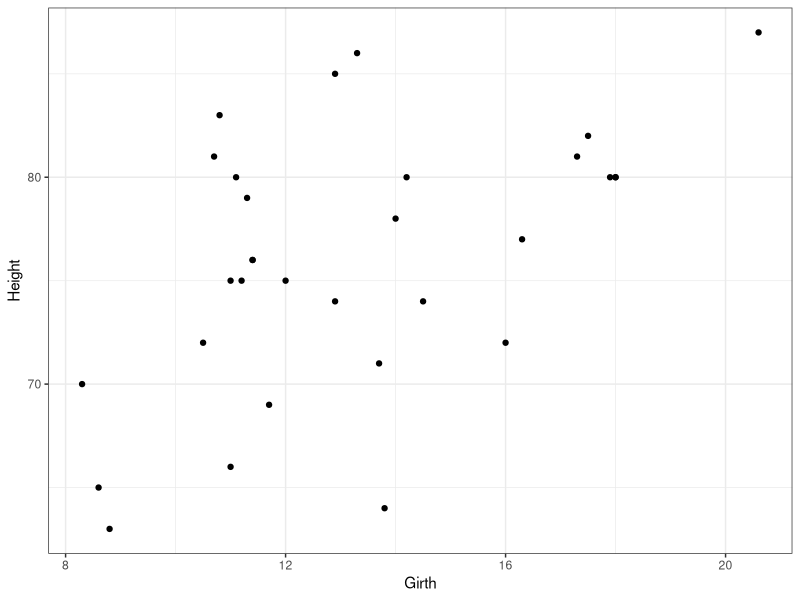
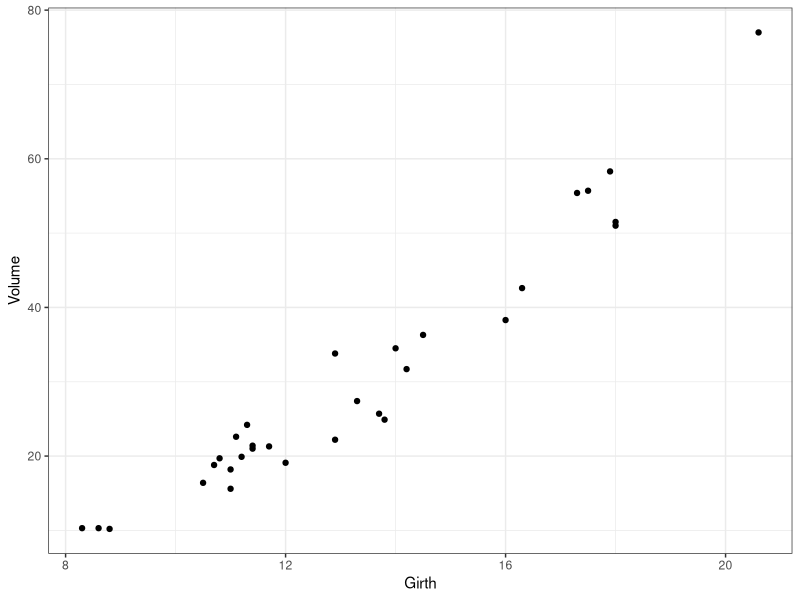
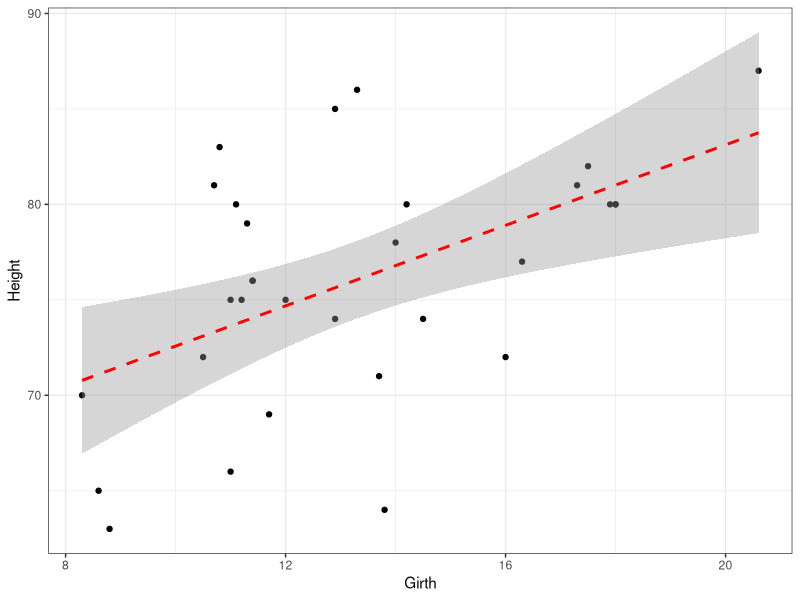
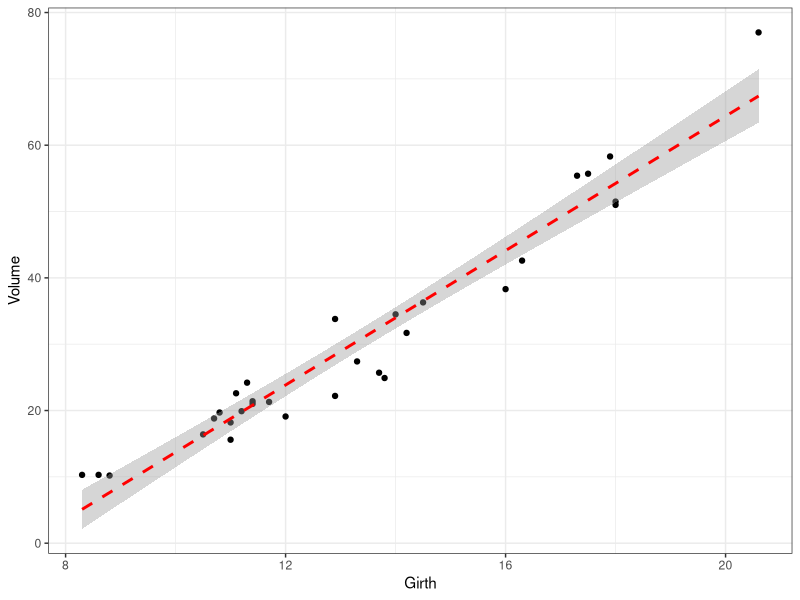
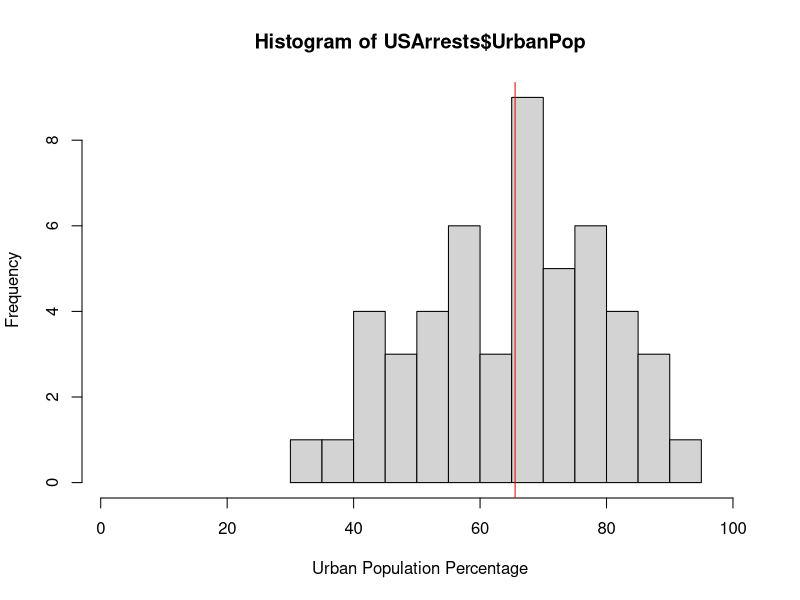
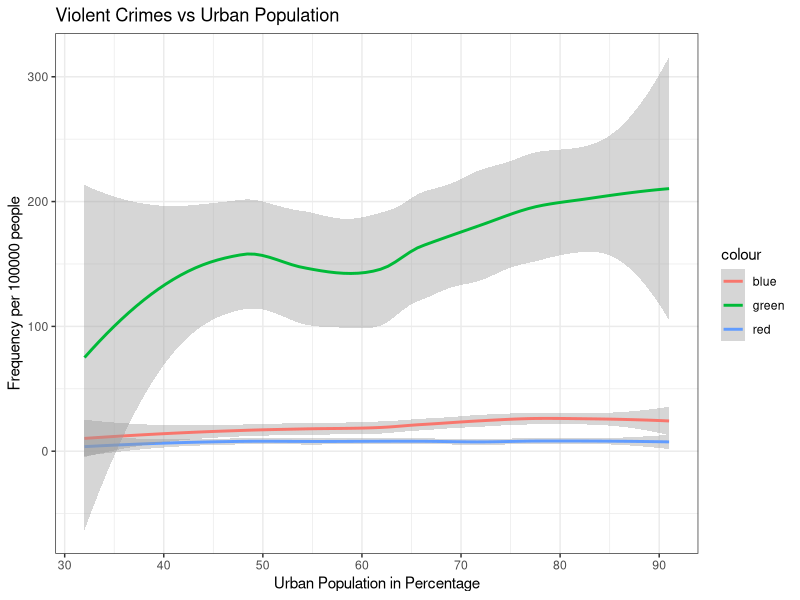

R code for these plots, in order:
## ---- chunk 1
# DO NOT TOUCH THIS CODE CHUNK
library(ggplot2)
library(tidyverse)
theme_set(theme_bw())
getwd()
## ---- chunk 2
trees1<-data.frame(trees)
printrows<-trees[1:6,]
printrows
## ---- chunk 3
names(trees)
## ---- chunk 4
nrow(trees)
ncol(trees)
## ---- chunk 5
ggplot(data=trees, aes(x=Girth, y=Height))+
  geom_point()

ggplot(data=trees, aes(x=Girth, y=Volume))+
  geom_point()
## ---- chunk 6
fit<-lm(Height~Girth, data=trees)
summary(fit, digits=2)
ggplot(data=trees, aes(x=trees$Girth,y=trees$Height))+
    geom_point()+
    geom_smooth(method="lm", lty=2, col="red")+
  xlab("Girth")+
  ylab("Height")

  
fit2<-lm(Volume~Girth, data=trees)
summary(fit2, digits=2)
ggplot(data=trees, aes(x=trees$Girth,y=trees$Volume))+
    geom_point()+
    geom_smooth(method="lm", lty=2, col="red")+
  xlab("Girth")+
  ylab("Volume")
## ---- chunk 7
printrows<-USArrests[1:3,]
printrows

## ---- chunk 8
mean(USArrests$Murder) #per 100000 people
## ---- chunk 9
which.max(USArrests$Assault)
USArrests[33,]
## ---- chunk 10
subsetpop<-subset(USArrests,UrbanPop >= 80)
subsetpop
## ---- chunk 11
nrow(subsetpop)
## ---- chunk 12
which.min(subsetpop$Rape)
subsetpop[10,]
## ---- chunk 13
subsetpop[order(-subsetpop$UrbanPop),]
## ---- chunk 14
subsetpop[order(subsetpop$UrbanPop, subsetpop$Murder, decreasing=c(T,F)),]
## ---- chunk 15
mean(USArrests$UrbanPop)
hist(USArrests$UrbanPop, breaks=12,xlim=c(1,100),xlab="Urban Population Percentage")
  abline(v=65.54, col="red")
## ---- chunk 16
ggplot(data=USArrests)+
  geom_smooth(data=USArrests, aes(x=USArrests$UrbanPop, y=USArrests$Murder, col="red"))+
  geom_smooth(data=USArrests, aes(x=USArrests$UrbanPop, y=USArrests$Rape, col="blue"))+
  geom_smooth(data=USArrests, aes(x=USArrests$UrbanPop, y=USArrests$Assault, col="green"))+
  ggtitle('Violent Crimes vs Urban Population')+
  xlab("Urban Population in Percentage")+
  ylab("Frequency per 100000 people")

## ---- chunk 17
function(omega,lambda, A=1876, B=10.71, lambda_0=694.24){
  (A/B)*((lambda/lambda_0)^B-1)
}

## ---- chunk 18
Lor <- function(x, x0=0, FWHM=1){
    (FWHM/2*pi)*((1))/(((Tau^2/4)+(x-x0)^2))
}


## ---- chunk 19
flist<-list.files(pattern="_ruby_", path="Data")
flist
length(flist)
## ---- chunk 20

## ---- chunk 21

## ---- chunk 22

## ---- chunk 23

## ---- chunk 24

## ---- chunk 25
